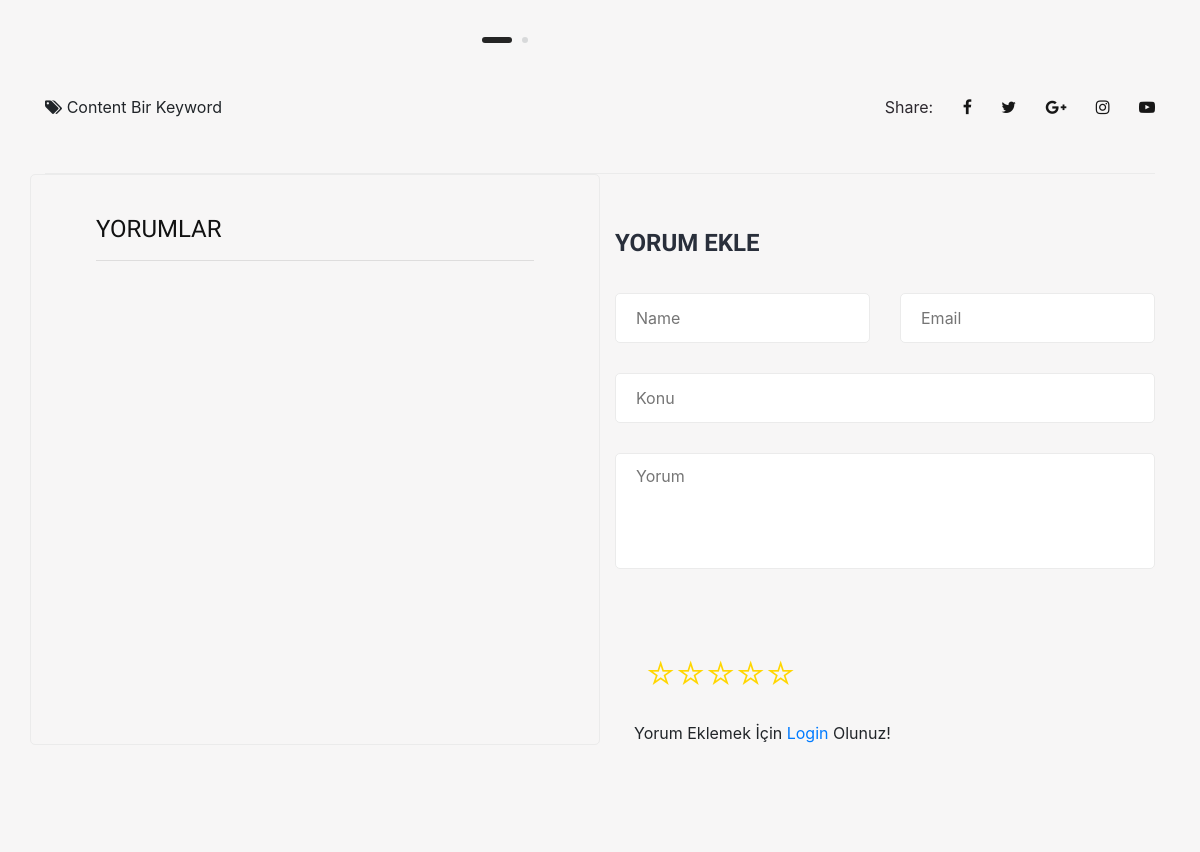
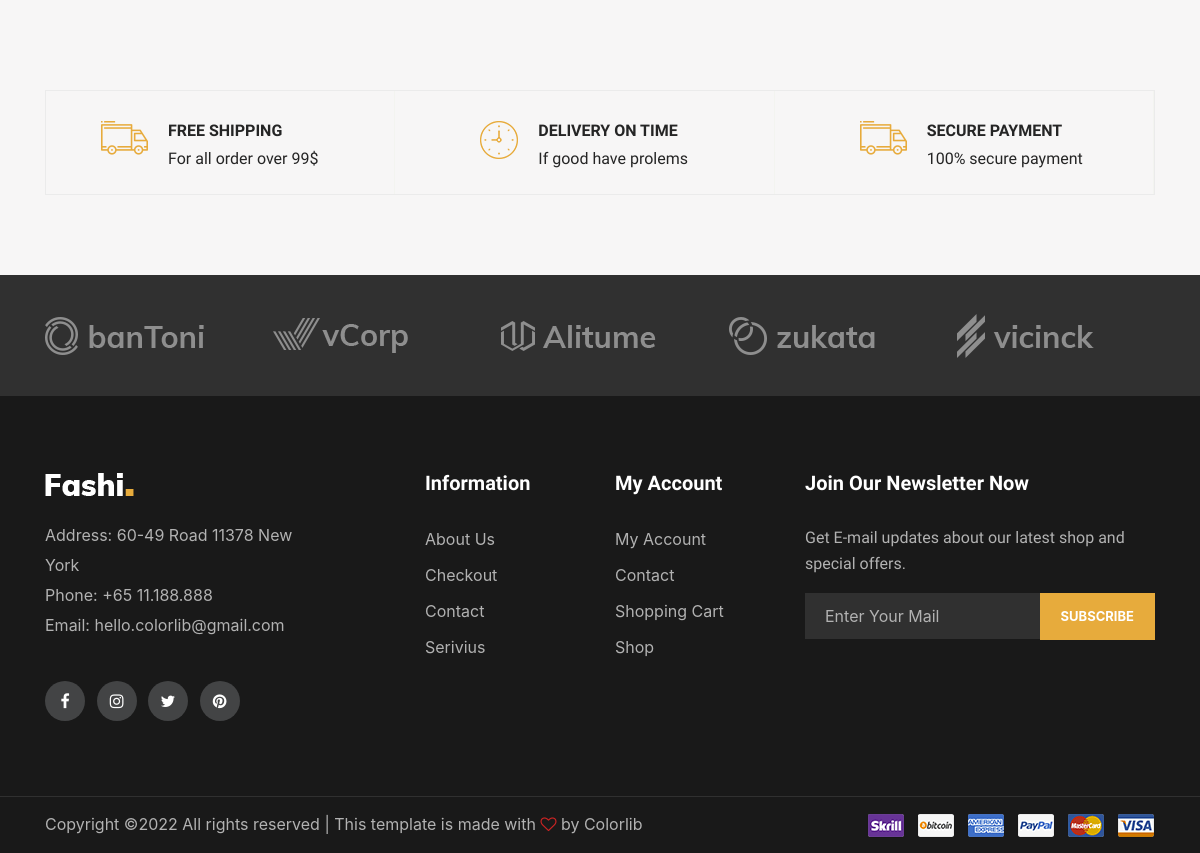
Page /content/1/content-bir/ (lower part) on the earlier database version (2 pictures, top to bottom).
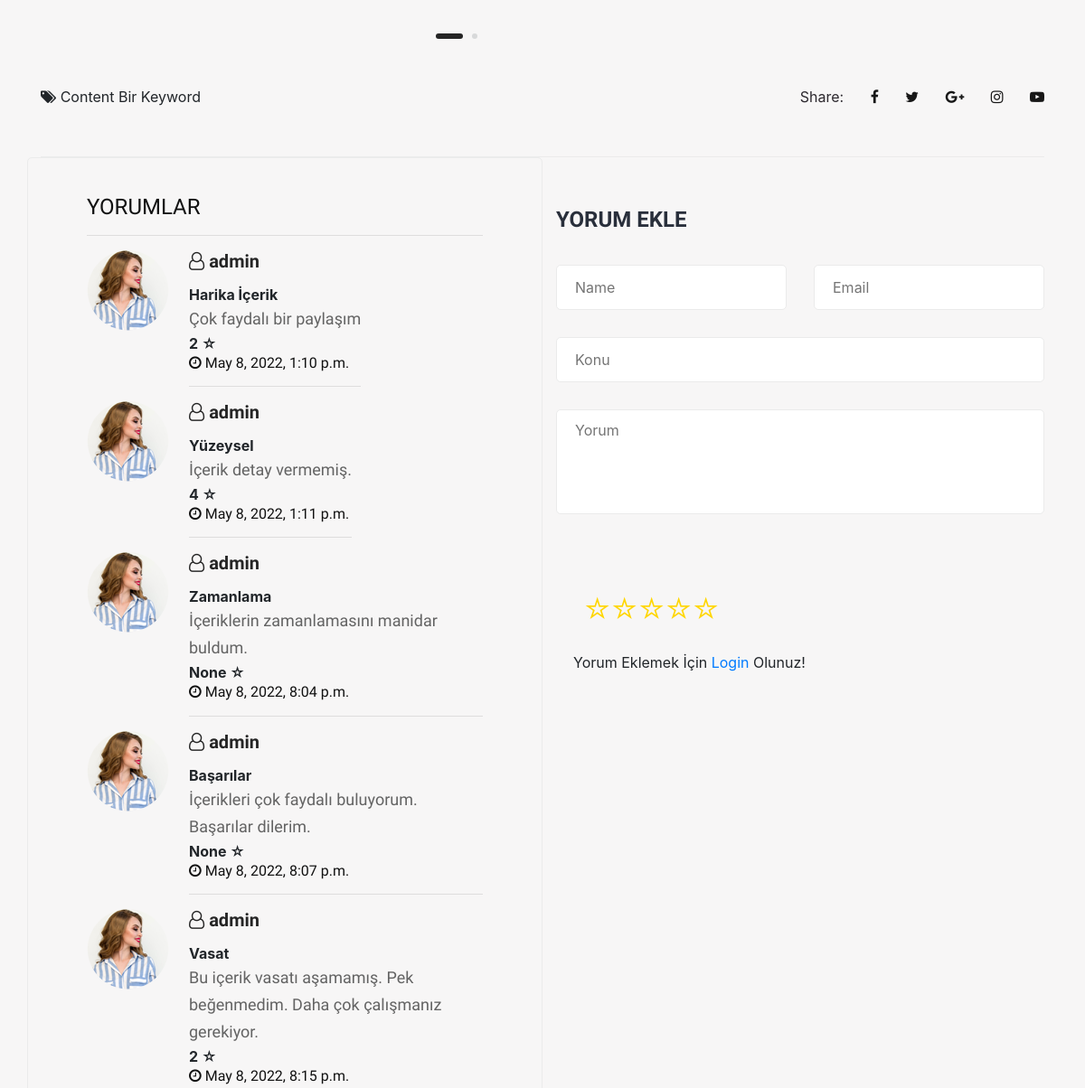
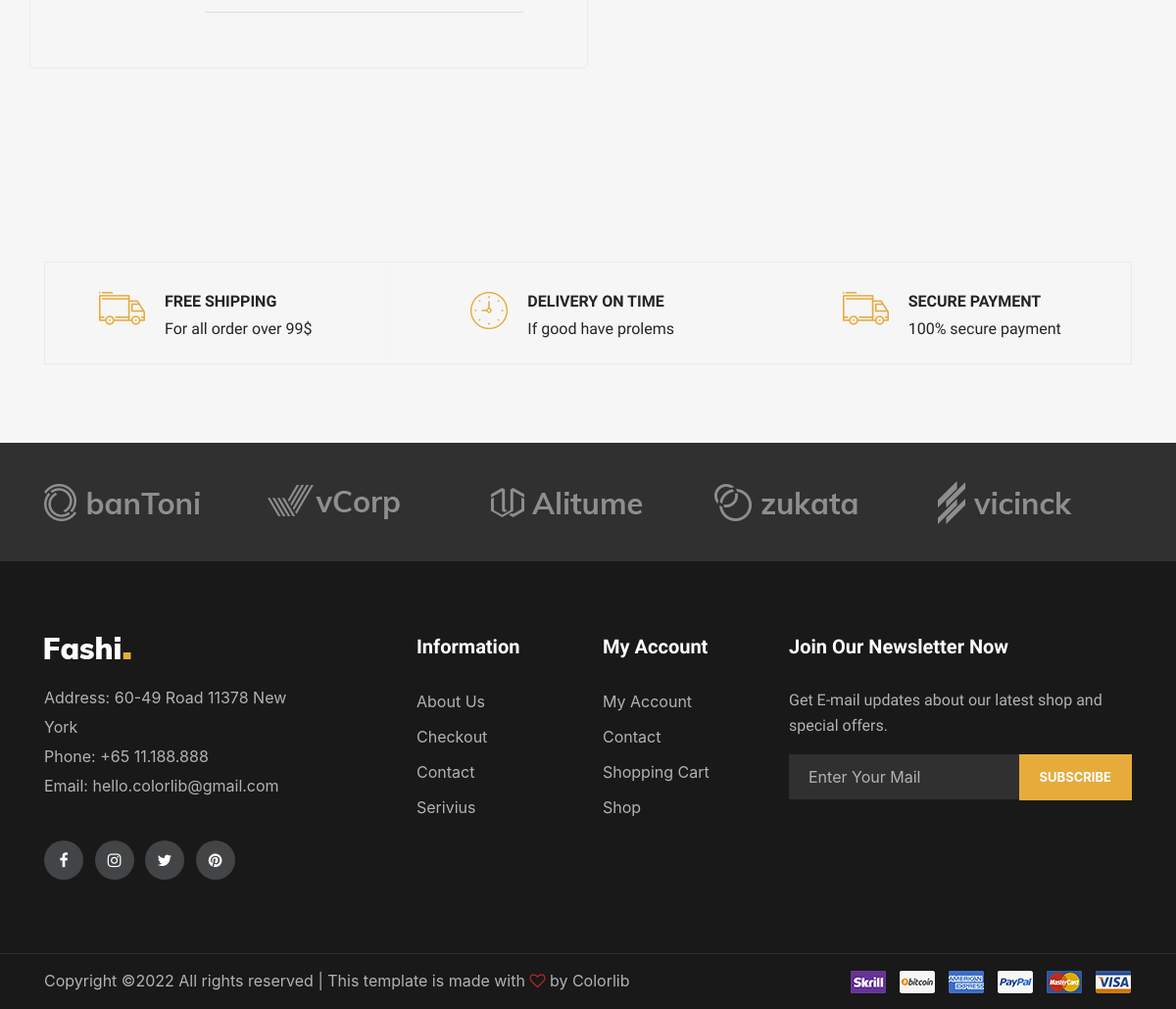
Same page on the later database version (2 pictures, top to bottom).
### content/models.py (models this page shows, shortened)
class Content(models.Model):
    STATUS = (
        ('True', 'Evet'),
        ('False', 'Hayır')
    )
    TYPE = (
        ('News', 'Haber'),
        ('Announce', 'Duyuru'),
        ('Decision', 'Karar'),
        ('Survey', 'Anket')
    )
    title = models.CharField(max_length=150)
    keywords = models.CharField(max_length=255)
    description = models.CharField(max_length=255)
    image = models.ImageField(blank=True, upload_to='images/')
    menu = models.ForeignKey(Menu, on_delete=models.CASCADE)  # relation with Menu table
    detail = RichTextUploadingField()
    type = models.CharField(max_length=10, choices=TYPE)
    slug = models.SlugField(null=False, unique=True)
    status = models.CharField(max_length=10, choices=STATUS)
    create_at = models.DateTimeField(auto_now_add=True)
    update_at = models.DateTimeField(auto_now_add=True)
    def image_tag(self):
        if self.image:
            return mark_safe('<img src="{}" height="50"/>'.format(self.image.url))
    image_tag.short_description = 'Image'

class Comment(models.Model):
    STATUS = (
        ('New', 'Yeni'),
        ('True', 'Evet'),
        ('False', 'Hayır'),
    )
    content = models.ForeignKey(Content, on_delete=models.CASCADE)
    user = models.ForeignKey(User, on_delete=models.CASCADE)
    subject = models.CharField(max_length=50, blank=True)
    comment = models.TextField(max_length=200, blank=True)
    rate = models.IntegerField(null=True, blank=True)
    status = models.CharField(max_length=10, choices=STATUS, default='New')
    ip = models.CharField(max_length=20, blank=True)
    create_at = models.DateTimeField(auto_now_add=True)
    update_at = models.DateTimeField(auto_now_add=True)

### home/views.py (the view)
# urls.py: path('content/<int:id>/<slug:slug>/', views.content_detail, name='content_detail'),
def content_detail(request, id, slug):
    menu = Menu.objects.all()
    content = Content.objects.get(pk=id)
    imagens = Imagen.objects.filter(content_id=id)
    comments = Comment.objects.filter(content_id=id, status='True')
    context = {'content': content,
               'menu': menu,
               'imagens': imagens,
               'comments': comments
               }
    return render(request, 'content_detail.html', context)

### content/models.py (called while the page is built)
    def __str__(self):  # __str__ method elaborated later in
        full_path = [self.title]  # post. use __unicode__ in place of
        k = self.parent
        while k is not None:
            full_path.append(k.title)
            k = k.parent
        return ' / '.join(full_path[::-1])

### home/templates/content_detail.html (shortened to what this page needs)
{% extends 'homebase.html' %}
{% load static %}
{% block content %}
<section class="blog-details spad">
    <div class="container">
        <div class="row">
            <div class="col-lg-12">
                <div class="blog-details-inner">
                    <div class="blog-more">
                        <div class="row">
                            <div class="col-lg-8 offset-lg-1">
                                <div class="product-slider owl-carousel">
                                </div>
                            </div>
                        </div>
                    </div>
                    <div class="tag-share">
                        <div class="details-tag">
                            <i class="fa fa-tags"></i>
                            <a>{{ content.keywords }}</a>
                        </div>
                        <div class="blog-share">
                            <span>Share:</span>
                            <div class="social-links">
                                <a href="#"><i class="fa fa-facebook"></i></a>
                                <a href="#"><i class="fa fa-twitter"></i></a>
                                <a href="#"><i class="fa fa-google-plus"></i></a>
                                <a href="#"><i class="fa fa-instagram"></i></a>
                                <a href="#"><i class="fa fa-youtube-play"></i></a>
                            </div>
                        </div>
                    </div>
                    <div class="row">
                        <div class="posted-by col-lg-6">
                            <h4>YORUMLAR</h4>
                            <hr>
                            {% for rs in comments %}
                            <div class="pb-pic">
                                <img src="{% static 'img/blog/post-by.png' %}" alt="">
                            </div>
                            <div class="pb-text">
                                <a href="#">
                                    <h5><i class="fa fa-user-o"></i> {{ rs.user.username }}</h5>
                                </a>
                                <b>{{ rs.subject }}</b>
                                <p>{{ rs.comment }}</p>
                                <b>{{ rs.rate }} ☆</b>
                                <h6><i class="fa fa-clock-o"></i> {{ rs.create_at}}</h6>
                                <hr>
                            </div>
                            {% endfor %}
                        </div>
                        <div class="leave-comment col-lg-6">
                            <h4>YORUM EKLE</h4>
                            <form action="/content/addcomment/{{ content.id }}" method="POST" class="comment-form">
                                <div class="row">
                                    <div class="col-lg-6">
                                        <input type="text" placeholder="Name">
                                    </div>
                                    <div class="col-lg-6">
                                        <input type="text" placeholder="Email">
                                    </div>
                                    <div class="col-lg-12">
                                        <input type="text" name="subject" placeholder="Konu" id="id_subject">
                                    </div>
                                    <div class="col-lg-12">
                                        <textarea name="comment" placeholder="Yorum" id="id_comment"></textarea>
                                        <div class="col-lg-12">
                                            <div class="row">
                                                <div class="col-lg-3">
                                                    <div class="rate bg-lights py-3 text-white mt-3"
                                                         style="width:180px">
                                                        <div class="rating">
                                                            <input type="radio" name="rate" value="5" id="5"><label
                                                                for="5">☆</label>
                                                            <input type="radio" name="rate" value="4" id="4"><label
                                                                for="4">☆</label>
                                                            <input type="radio" name="rate" value="3" id="3"><label
                                                                for="3">☆</label>
                                                            <input type="radio" name="rate" value="2" id="2"><label
                                                                for="2">☆</label>
                                                            <input type="radio" name="rate" value="1" id="1"><label
                                                                for="1">☆</label>
                                                        </div>
                                                    </div>
                                                </div>
                                            </div>
                                        </div>
                                    </div>
                                    <div class="buttons px-4 mt-0">
                                        {% if user.id is not None %}
                                            <button class="primary-btn">GÖNDER</button>
                                        {% else %}
                                            Yorum Eklemek İçin <a href="/login"> Login </a> Olunuz!
                                        {% endif %}
                                    </div>
                                </div>
                            </form>
                        </div>
                    </div>
                </div>
            </div>
        </div>
    </div>
</section>
{% endblock %}

### home/templates/homebase.html (shortened to what this page needs)
<!DOCTYPE html>
<html lang="en">
{% load static %}
<head>
    <link rel="stylesheet" href="{% static 'css/bootstrap.min.css' %}" type="text/css">
    <link rel="stylesheet" href="{% static 'css/font-awesome.min.css' %}" type="text/css">
    <link rel="stylesheet" href="{% static 'css/themify-icons.css' %}" type="text/css">
    <link rel="stylesheet" href="{% static 'css/elegant-icons.css' %}" type="text/css">
    <link rel="stylesheet" href="{% static 'css/owl.carousel.min.css' %}" type="text/css">
    <link rel="stylesheet" href="{% static 'css/nice-select.css' %}" type="text/css">
    <link rel="stylesheet" href="{% static 'css/jquery-ui.min.css' %}" type="text/css">
    <link rel="stylesheet" href="{% static 'css/slicknav.min.css' %}" type="text/css">
    <link rel="stylesheet" href="{% static 'css/style.css' %}" type="text/css">
    <link href="https://stackpath.bootstrapcdn.com/bootstrap/4.4.1/css/bootstrap.min.css" rel="stylesheet"
          type="text/css"/>
    <link rel="stylesheet" href="https://ajax.googleapis.com/ajax/libs/jqueryui/1.11.4/themes/smoothness/jquery-ui.css">
</head>
<body>
{% block content %} {% endblock %}
{% include "footer.html" %}
</body>
</html>

### home/templates/header.html (shortened to what this page needs)
{% load static %}
                            {% load mptt_tags %}

### home/templates/sidebar.html (shortened to what this page needs)
{% load static %}
        {% load mptt_tags %}

### home/templates/footer.html
{% load static %}
<section class="latest-blog spad">
    <div class="container">
<div class="benefit-items">
            <div class="row">
                <div class="col-lg-4">
                    <div class="single-benefit">
                        <div class="sb-icon">
                            <img src="{% static 'img/icon-1.png' %}" alt="">
                        </div>
                        <div class="sb-text">
                            <h6>Free Shipping</h6>
                            <p>For all order over 99$</p>
                        </div>
                    </div>
                </div>
                <div class="col-lg-4">
                    <div class="single-benefit">
                        <div class="sb-icon">
                            <img src="{% static 'img/icon-2.png' %}" alt="">
                        </div>
                        <div class="sb-text">
                            <h6>Delivery On Time</h6>
                            <p>If good have prolems</p>
                        </div>
                    </div>
                </div>
                <div class="col-lg-4">
                    <div class="single-benefit">
                        <div class="sb-icon">
                            <img src="{% static 'img/icon-1.png' %}" alt="">
                        </div>
                        <div class="sb-text">
                            <h6>Secure Payment</h6>
                            <p>100% secure payment</p>
                        </div>
                    </div>
                </div>
            </div>
        </div>
    </div>
</section>
<div class="partner-logo">
    <div class="container">
        <div class="logo-carousel owl-carousel">
            <div class="logo-item">
                <div class="tablecell-inner">
                    <img src="{% static 'img/logo-carousel/logo-1.png' %}" alt="">
                </div>
            </div>
            <div class="logo-item">
                <div class="tablecell-inner">
                    <img src="{% static 'img/logo-carousel/logo-2.png' %}" alt="">
                </div>
            </div>
            <div class="logo-item">
                <div class="tablecell-inner">
                    <img src="{% static 'img/logo-carousel/logo-3.png' %}" alt="">
                </div>
            </div>
            <div class="logo-item">
                <div class="tablecell-inner">
                    <img src="{% static 'img/logo-carousel/logo-4.png' %}" alt="">
                </div>
            </div>
            <div class="logo-item">
                <div class="tablecell-inner">
                    <img src="{% static 'img/logo-carousel/logo-5.png' %}" alt="">
                </div>
            </div>
        </div>
    </div>
</div>
    <footer class="footer-section">
        <div class="container">
            <div class="row">
                <div class="col-lg-3">
                    <div class="footer-left">
                        <div class="footer-logo">
                            <a href="#"><img src="{% static 'img/footer-logo.png' %}" alt=""></a>
                        </div>
                        <ul>
                            <li>Address: 60-49 Road 11378 New York</li>
                            <li>Phone: +65 11.188.888</li>
                            <li>Email: hello.colorlib@gmail.com</li>
                        </ul>
                        <div class="footer-social">
                            <a href="#"><i class="fa fa-facebook"></i></a>
                            <a href="#"><i class="fa fa-instagram"></i></a>
                            <a href="#"><i class="fa fa-twitter"></i></a>
                            <a href="#"><i class="fa fa-pinterest"></i></a>
                        </div>
                    </div>
                </div>
                <div class="col-lg-2 offset-lg-1">
                    <div class="footer-widget">
                        <h5>Information</h5>
                        <ul>
                            <li><a href="#">About Us</a></li>
                            <li><a href="#">Checkout</a></li>
                            <li><a href="#">Contact</a></li>
                            <li><a href="#">Serivius</a></li>
                        </ul>
                    </div>
                </div>
                <div class="col-lg-2">
                    <div class="footer-widget">
                        <h5>My Account</h5>
                        <ul>
                            <li><a href="#">My Account</a></li>
                            <li><a href="#">Contact</a></li>
                            <li><a href="#">Shopping Cart</a></li>
                            <li><a href="#">Shop</a></li>
                        </ul>
                    </div>
                </div>
                <div class="col-lg-4">
                    <div class="newslatter-item">
                        <h5>Join Our Newsletter Now</h5>
                        <p>Get E-mail updates about our latest shop and special offers.</p>
                        <form action="#" class="subscribe-form">
                            <input type="text" placeholder="Enter Your Mail">
                            <button type="button">Subscribe</button>
                        </form>
                    </div>
                </div>
            </div>
        </div>
        <div class="copyright-reserved">
            <div class="container">
                <div class="row">
                    <div class="col-lg-12">
                        <div class="copyright-text">
Copyright &copy;<script>document.write(new Date().getFullYear());</script> All rights reserved | This template is made with <i class="fa fa-heart-o" aria-hidden="true"></i> by <a href="https://colorlib.com" target="_blank">Colorlib</a>
                        </div>
                        <div class="payment-pic">
                            <img src="{% static 'img/payment-method.png' %}" alt="">
                        </div>
                    </div>
                </div>
            </div>
        </div>
    </footer>

### home/templates/content_detail.html (style rules this page uses)
body { background-color: #f7f6f6; }
.rate { border-bottom-right-radius: 12px; border-bottom-left-radius: 12px; }
.rating { display: flex; flex-direction: row-reverse; justify-content: center }
.rating>label { position: relative; width: 1em; font-size: 30px; font-weight: 300; color: #FFD600; cursor: pointer }
.rating>label::before { content: "\2605"; position: absolute; opacity: 0 }
.buttons { top: 0px; left: 10px; position: relative; }

Differences in the rows shown:
added Comment: user.username "admin", subject "Harika İçerik", comment "Çok faydalı bir paylaşım", rate "2", create_at "May 8, 2022, 1:10 p.m."
added Comment: user.username "admin", subject "Yüzeysel", comment "İçerik detay vermemiş.", rate "4", create_at "May 8, 2022, 1:11 p.m."
added Comment: user.username "admin", subject "Zamanlama", comment "İçeriklerin zamanlamasını manidar buldum.", rate "None", create_at "May 8, 2022, 8:04 p.m."
added Comment: user.username "admin", subject "Başarılar", comment "İçerikleri çok faydalı buluyorum. Başarılar dilerim.", rate "None", create_at "May 8, 2022, 8:07 p.m."
added Comment: user.username "admin", subject "Vasat", comment "Bu içerik vasatı aşamamış. Pek beğenmedim. Daha çok çalışmanız gerekiyor.", rate "2", create_at "May 8, 2022, 8:15 p.m."
